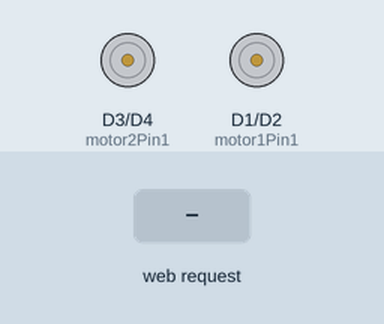
Bench run of a sketch on a simulated ESP8266 (NodeMCU). Parts: motor-driver pin pairs drawn as motors (green arrow = first pin HIGH = forward, orange = second pin HIGH = backward, longer = more drive). The test bench sets the inputs (shaded band). WiFi joins after 1.5 s; servers stay silent unless stated.

Above: at 2.7 s.
2.8 s: HTTP request GET /FORWARD received
At 3.9 s:
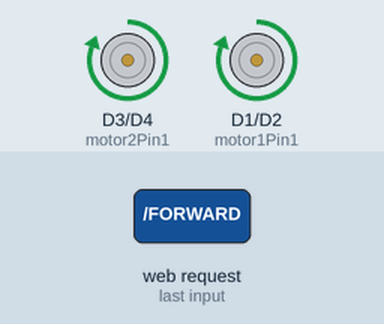
4.3 s: HTTP request GET /BACK received
At 5.0 s:
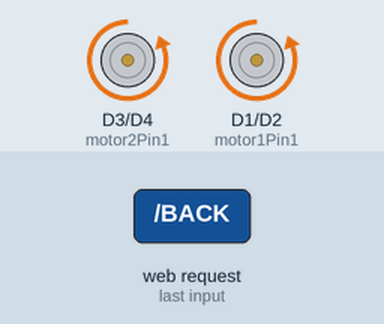
5.8 s: HTTP request GET /LEFT received
At 6.1 s:
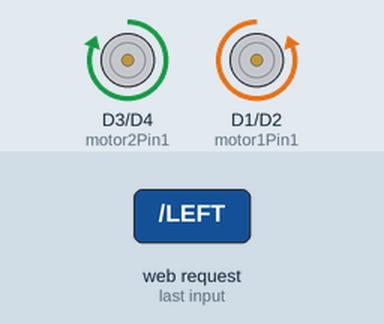
7.3 s: HTTP request GET /RIGHT received
At 8.5 s:
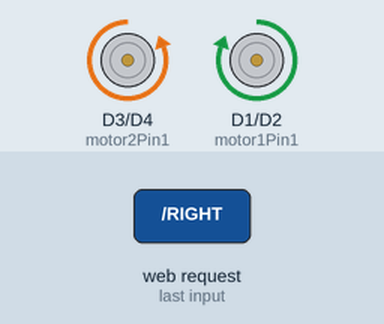
8.8 s: HTTP request GET /STOP received
At 9.6 s:
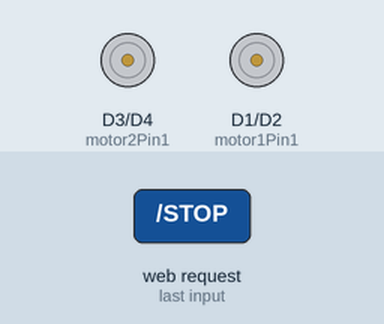
Timing chart, 0 to 11.3 s (numbered marks = the images above; inputs shaded):
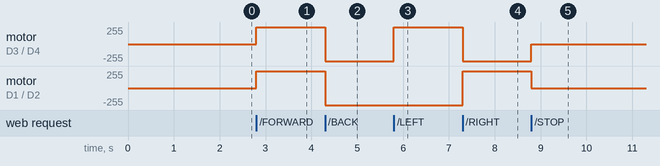

The sketch:

robot_control.ino
```cpp
#include <ESP8266WiFi.h>

const char* ssid = "YourWiFiName";
const char* password = "YourWiFiPassword";

WiFiServer server(80);

int motor1Pin1 = D1;
int motor1Pin2 = D2;
int motor2Pin1 = D3;
int motor2Pin2 = D4;

void setup() {
pinMode(motor1Pin1, OUTPUT);
pinMode(motor1Pin2, OUTPUT);
pinMode(motor2Pin1, OUTPUT);
pinMode(motor2Pin2, OUTPUT);

WiFi.begin(ssid, password);

while (WiFi.status() != WL_CONNECTED) {
delay(500);
}

server.begin();
}

void loop() {
WiFiClient client = server.available();
if (!client) return;

String request = client.readStringUntil('\r');
client.flush();

if (request.indexOf("/FORWARD") != -1) forward();
if (request.indexOf("/BACK") != -1) backward();
if (request.indexOf("/LEFT") != -1) left();
if (request.indexOf("/RIGHT") != -1) right();
if (request.indexOf("/STOP") != -1) stopRobot();

client.println("HTTP/1.1 200 OK");
client.println("Content-Type: text/html");
client.println("");
}

void forward() {
digitalWrite(motor1Pin1, HIGH);
digitalWrite(motor1Pin2, LOW);
digitalWrite(motor2Pin1, HIGH);
digitalWrite(motor2Pin2, LOW);
}

void backward() {
digitalWrite(motor1Pin1, LOW);
digitalWrite(motor1Pin2, HIGH);
digitalWrite(motor2Pin1, LOW);
digitalWrite(motor2Pin2, HIGH);
}

void left() {
digitalWrite(motor1Pin1, LOW);
digitalWrite(motor1Pin2, HIGH);
digitalWrite(motor2Pin1, HIGH);
digitalWrite(motor2Pin2, LOW);
}

void right() {
digitalWrite(motor1Pin1, HIGH);
digitalWrite(motor1Pin2, LOW);
digitalWrite(motor2Pin1, LOW);
digitalWrite(motor2Pin2, HIGH);
}

void stopRobot() {
digitalWrite(motor1Pin1, LOW);
digitalWrite(motor1Pin2, LOW);
digitalWrite(motor2Pin1, LOW);
digitalWrite(motor2Pin2, LOW);
}
```

Measured:
- after the input at 2.8 s, motor on D3 (motor2Pin1) / D4 (motor2Pin2), motor on D1 (motor1Pin1) / D2 (motor1Pin2): stopped → forward 255/255 at once
- after the input at 4.3 s, motor on D3 (motor2Pin1) / D4 (motor2Pin2), motor on D1 (motor1Pin1) / D2 (motor1Pin2): forward 255/255 → backward 255/255 at once
- after the input at 5.8 s, motor on D3 (motor2Pin1) / D4 (motor2Pin2): backward 255/255 → forward 255/255 at once
- after the input at 7.3 s, motor on D3 (motor2Pin1) / D4 (motor2Pin2): forward 255/255 → backward 255/255 at once; motor on D1 (motor1Pin1) / D2 (motor1Pin2): backward 255/255 → forward 255/255 at once
- after the input at 8.8 s, motor on D3 (motor2Pin1) / D4 (motor2Pin2): backward 255/255 → stopped at once; motor on D1 (motor1Pin1) / D2 (motor1Pin2): forward 255/255 → stopped at once
